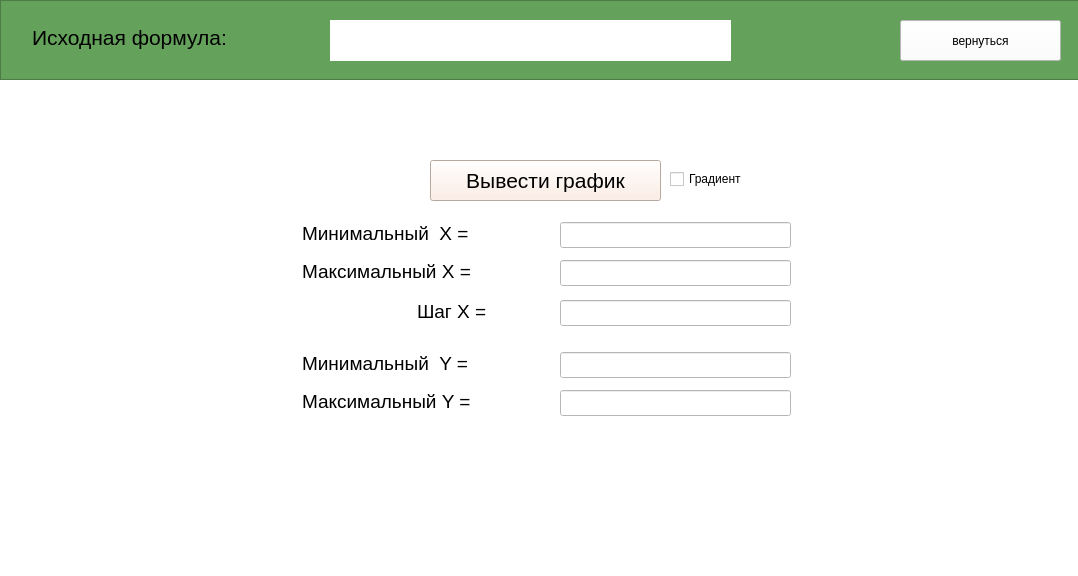
<?xml version="1.0" encoding="UTF-8"?>
<ui version="4.0">
 <class>form</class>
 <widget class="QMainWindow" name="form">
  <property name="geometry">
   <rect>
    <x>0</x>
    <y>0</y>
    <width>1078</width>
    <height>576</height>
   </rect>
  </property>
  <property name="sizePolicy">
   <sizepolicy hsizetype="Expanding" vsizetype="Expanding">
    <horstretch>0</horstretch>
    <verstretch>0</verstretch>
   </sizepolicy>
  </property>
  <property name="font">
   <font>
    <pointsize>16</pointsize>
   </font>
  </property>
  <property name="windowTitle">
   <string>Результат</string>
  </property>
  <property name="styleSheet">
   <string notr="true">background-color: rgb(255, 255, 255);</string>
  </property>
  <widget class="QWidget" name="centralwidget">
   <property name="sizePolicy">
    <sizepolicy hsizetype="Expanding" vsizetype="Expanding">
     <horstretch>0</horstretch>
     <verstretch>0</verstretch>
    </sizepolicy>
   </property>
   <widget class="QWidget" name="w1" native="true">
    <property name="geometry">
     <rect>
      <x>0</x>
      <y>90</y>
      <width>1081</width>
      <height>451</height>
     </rect>
    </property>
    <property name="sizePolicy">
     <sizepolicy hsizetype="Preferred" vsizetype="Preferred">
      <horstretch>0</horstretch>
      <verstretch>0</verstretch>
     </sizepolicy>
    </property>
    <property name="styleSheet">
     <string notr="true"/>
    </property>
   </widget>
   <widget class="QLineEdit" name="minX">
    <property name="geometry">
     <rect>
      <x>300</x>
      <y>222</y>
      <width>221</width>
      <height>22</height>
     </rect>
    </property>
    <property name="sizePolicy">
     <sizepolicy hsizetype="Preferred" vsizetype="Preferred">
      <horstretch>0</horstretch>
      <verstretch>0</verstretch>
     </sizepolicy>
    </property>
    <property name="font">
     <font>
      <pointsize>14</pointsize>
     </font>
    </property>
    <property name="text">
     <string>Минимальный  X = </string>
    </property>
    <property name="frame">
     <bool>false</bool>
    </property>
    <property name="readOnly">
     <bool>true</bool>
    </property>
   </widget>
   <widget class="QLineEdit" name="minLX">
    <property name="geometry">
     <rect>
      <x>560</x>
      <y>222</y>
      <width>231</width>
      <height>26</height>
     </rect>
    </property>
    <property name="sizePolicy">
     <sizepolicy hsizetype="Preferred" vsizetype="Preferred">
      <horstretch>0</horstretch>
      <verstretch>0</verstretch>
     </sizepolicy>
    </property>
    <property name="font">
     <font>
      <pointsize>14</pointsize>
     </font>
    </property>
    <property name="text">
     <string/>
    </property>
   </widget>
   <widget class="QLineEdit" name="maxLX">
    <property name="geometry">
     <rect>
      <x>560</x>
      <y>260</y>
      <width>231</width>
      <height>26</height>
     </rect>
    </property>
    <property name="sizePolicy">
     <sizepolicy hsizetype="Preferred" vsizetype="Preferred">
      <horstretch>0</horstretch>
      <verstretch>0</verstretch>
     </sizepolicy>
    </property>
    <property name="font">
     <font>
      <pointsize>14</pointsize>
     </font>
    </property>
    <property name="text">
     <string/>
    </property>
   </widget>
   <widget class="QLineEdit" name="maxX">
    <property name="geometry">
     <rect>
      <x>300</x>
      <y>260</y>
      <width>221</width>
      <height>22</height>
     </rect>
    </property>
    <property name="sizePolicy">
     <sizepolicy hsizetype="Preferred" vsizetype="Preferred">
      <horstretch>0</horstretch>
      <verstretch>0</verstretch>
     </sizepolicy>
    </property>
    <property name="font">
     <font>
      <pointsize>14</pointsize>
     </font>
    </property>
    <property name="text">
     <string>Максимальный X = </string>
    </property>
    <property name="frame">
     <bool>false</bool>
    </property>
    <property name="readOnly">
     <bool>true</bool>
    </property>
   </widget>
   <widget class="QPushButton" name="show_g">
    <property name="geometry">
     <rect>
      <x>430</x>
      <y>160</y>
      <width>231</width>
      <height>41</height>
     </rect>
    </property>
    <property name="sizePolicy">
     <sizepolicy hsizetype="Preferred" vsizetype="Preferred">
      <horstretch>0</horstretch>
      <verstretch>0</verstretch>
     </sizepolicy>
    </property>
    <property name="font">
     <font>
      <pointsize>16</pointsize>
     </font>
    </property>
    <property name="styleSheet">
     <string notr="true">background-color: rgb(255, 234, 222);</string>
    </property>
    <property name="text">
     <string>Вывести график</string>
    </property>
   </widget>
   <widget class="QLineEdit" name="stepX">
    <property name="geometry">
     <rect>
      <x>415</x>
      <y>300</y>
      <width>101</width>
      <height>22</height>
     </rect>
    </property>
    <property name="sizePolicy">
     <sizepolicy hsizetype="Preferred" vsizetype="Preferred">
      <horstretch>0</horstretch>
      <verstretch>0</verstretch>
     </sizepolicy>
    </property>
    <property name="font">
     <font>
      <pointsize>14</pointsize>
     </font>
    </property>
    <property name="layoutDirection">
     <enum>Qt::LeftToRight</enum>
    </property>
    <property name="text">
     <string>Шаг X = </string>
    </property>
    <property name="frame">
     <bool>false</bool>
    </property>
    <property name="readOnly">
     <bool>true</bool>
    </property>
   </widget>
   <widget class="QLineEdit" name="stepLX">
    <property name="geometry">
     <rect>
      <x>560</x>
      <y>300</y>
      <width>231</width>
      <height>26</height>
     </rect>
    </property>
    <property name="sizePolicy">
     <sizepolicy hsizetype="Preferred" vsizetype="Preferred">
      <horstretch>0</horstretch>
      <verstretch>0</verstretch>
     </sizepolicy>
    </property>
    <property name="font">
     <font>
      <pointsize>14</pointsize>
     </font>
    </property>
    <property name="text">
     <string/>
    </property>
   </widget>
   <widget class="QWidget" name="w2" native="true">
    <property name="geometry">
     <rect>
      <x>0</x>
      <y>90</y>
      <width>1081</width>
      <height>451</height>
     </rect>
    </property>
    <property name="sizePolicy">
     <sizepolicy hsizetype="Preferred" vsizetype="Preferred">
      <horstretch>0</horstretch>
      <verstretch>0</verstretch>
     </sizepolicy>
    </property>
    <property name="styleSheet">
     <string notr="true"/>
    </property>
   </widget>
   <widget class="QLineEdit" name="maxY">
    <property name="geometry">
     <rect>
      <x>300</x>
      <y>390</y>
      <width>221</width>
      <height>22</height>
     </rect>
    </property>
    <property name="sizePolicy">
     <sizepolicy hsizetype="Preferred" vsizetype="Preferred">
      <horstretch>0</horstretch>
      <verstretch>0</verstretch>
     </sizepolicy>
    </property>
    <property name="font">
     <font>
      <pointsize>14</pointsize>
     </font>
    </property>
    <property name="text">
     <string>Максимальный Y = </string>
    </property>
    <property name="frame">
     <bool>false</bool>
    </property>
    <property name="readOnly">
     <bool>true</bool>
    </property>
   </widget>
   <widget class="QLineEdit" name="minLY">
    <property name="geometry">
     <rect>
      <x>560</x>
      <y>352</y>
      <width>231</width>
      <height>26</height>
     </rect>
    </property>
    <property name="sizePolicy">
     <sizepolicy hsizetype="Preferred" vsizetype="Preferred">
      <horstretch>0</horstretch>
      <verstretch>0</verstretch>
     </sizepolicy>
    </property>
    <property name="font">
     <font>
      <pointsize>14</pointsize>
     </font>
    </property>
    <property name="text">
     <string/>
    </property>
   </widget>
   <widget class="QLineEdit" name="minY">
    <property name="geometry">
     <rect>
      <x>300</x>
      <y>352</y>
      <width>221</width>
      <height>22</height>
     </rect>
    </property>
    <property name="sizePolicy">
     <sizepolicy hsizetype="Preferred" vsizetype="Preferred">
      <horstretch>0</horstretch>
      <verstretch>0</verstretch>
     </sizepolicy>
    </property>
    <property name="font">
     <font>
      <pointsize>14</pointsize>
     </font>
    </property>
    <property name="text">
     <string>Минимальный  Y = </string>
    </property>
    <property name="frame">
     <bool>false</bool>
    </property>
    <property name="readOnly">
     <bool>true</bool>
    </property>
   </widget>
   <widget class="QLineEdit" name="maxLY">
    <property name="geometry">
     <rect>
      <x>560</x>
      <y>390</y>
      <width>231</width>
      <height>26</height>
     </rect>
    </property>
    <property name="sizePolicy">
     <sizepolicy hsizetype="Preferred" vsizetype="Preferred">
      <horstretch>0</horstretch>
      <verstretch>0</verstretch>
     </sizepolicy>
    </property>
    <property name="font">
     <font>
      <pointsize>14</pointsize>
     </font>
    </property>
    <property name="text">
     <string/>
    </property>
   </widget>
   <widget class="QFrame" name="frame_2">
    <property name="geometry">
     <rect>
      <x>0</x>
      <y>0</y>
      <width>1081</width>
      <height>80</height>
     </rect>
    </property>
    <property name="styleSheet">
     <string notr="true">background-color: rgb(100, 162, 91);</string>
    </property>
    <property name="frameShape">
     <enum>QFrame::StyledPanel</enum>
    </property>
    <property name="frameShadow">
     <enum>QFrame::Raised</enum>
    </property>
    <widget class="QLineEdit" name="f_line">
     <property name="geometry">
      <rect>
       <x>30</x>
       <y>20</y>
       <width>271</width>
       <height>35</height>
      </rect>
     </property>
     <property name="sizePolicy">
      <sizepolicy hsizetype="Preferred" vsizetype="Preferred">
       <horstretch>0</horstretch>
       <verstretch>0</verstretch>
      </sizepolicy>
     </property>
     <property name="font">
      <font>
       <pointsize>16</pointsize>
      </font>
     </property>
     <property name="text">
      <string>Исходная формула:</string>
     </property>
     <property name="frame">
      <bool>false</bool>
     </property>
     <property name="readOnly">
      <bool>true</bool>
     </property>
    </widget>
    <widget class="QLabel" name="formula">
     <property name="geometry">
      <rect>
       <x>330</x>
       <y>20</y>
       <width>401</width>
       <height>41</height>
      </rect>
     </property>
     <property name="font">
      <font>
       <pointsize>16</pointsize>
      </font>
     </property>
     <property name="styleSheet">
      <string notr="true">background-color: rgb(255, 255, 255);</string>
     </property>
     <property name="text">
      <string/>
     </property>
    </widget>
    <widget class="QPushButton" name="back">
     <property name="geometry">
      <rect>
       <x>900</x>
       <y>20</y>
       <width>161</width>
       <height>41</height>
      </rect>
     </property>
     <property name="sizePolicy">
      <sizepolicy hsizetype="Preferred" vsizetype="Preferred">
       <horstretch>0</horstretch>
       <verstretch>0</verstretch>
      </sizepolicy>
     </property>
     <property name="styleSheet">
      <string notr="true">background-color: rgb(255, 255, 255);</string>
     </property>
     <property name="text">
      <string>вернуться</string>
     </property>
    </widget>
   </widget>
   <widget class="QCheckBox" name="cb_graph">
    <property name="geometry">
     <rect>
      <x>670</x>
      <y>169</y>
      <width>101</width>
      <height>20</height>
     </rect>
    </property>
    <property name="text">
     <string>Градиент</string>
    </property>
   </widget>
   <zorder>w2</zorder>
   <zorder>w1</zorder>
   <zorder>minX</zorder>
   <zorder>minLX</zorder>
   <zorder>maxLX</zorder>
   <zorder>maxX</zorder>
   <zorder>show_g</zorder>
   <zorder>stepX</zorder>
   <zorder>stepLX</zorder>
   <zorder>maxY</zorder>
   <zorder>minLY</zorder>
   <zorder>minY</zorder>
   <zorder>maxLY</zorder>
   <zorder>frame_2</zorder>
   <zorder>cb_graph</zorder>
  </widget>
  <widget class="QMenuBar" name="menubar">
   <property name="geometry">
    <rect>
     <x>0</x>
     <y>0</y>
     <width>1078</width>
     <height>26</height>
    </rect>
   </property>
  </widget>
  <widget class="QStatusBar" name="statusbar"/>
 </widget>
 <resources/>
 <connections/>
</ui>
